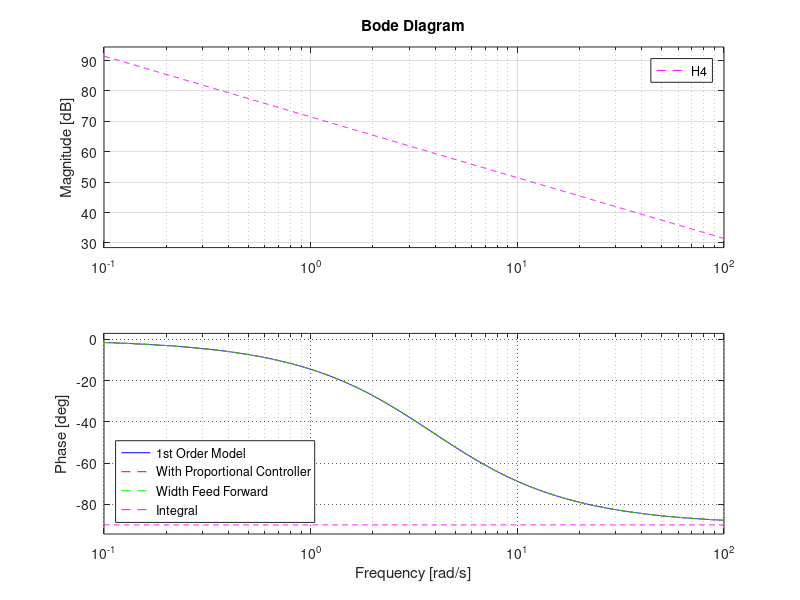

The MATLAB source for this figure:
close all;
clear all;
clear home;
clc;

s=tf('s');

R = 0.178;      %The motor's internal resistance
L = 119.26e-6;  %The motor's inductance
ke = 1.89e-3;   %the electromotive constant
kt = 0.0016;   %The motor constant
rt = 0.166/(2*pi);
N = 187/4773;
J = 5.5980e-06;
B = 4.7088e-6;

K = kt / (R * B + kt * ke )

tau = (R * J )/ (R * B + kt * ke )

num1 = K;
den1 = tau * s + 1;

H1 = num1/den1

Kp = 1/(K*N*rt)
Ki = Kp/tau
%proportional controller
H2 = Kp * H1

%proportional controller with feed forward:
H3 = (1+Kp)*H1

%proportional integral controller (PI)
H4 = (Kp+(Ki/s))*H1

bode(H1, 'b')
hold on;
bode(H2, '--r')
bode(H3, '--g')
bode(H4, '--m')

%adding legend
legend('1st Order Model', 'With Proportional Controller', 'Width Feed Forward', 'Integral', 'Location', 'southwest' )

grid on
set(gca,'GridLineStyle',':', 'GridColor', 'k', 'GridAlpha', .6)
